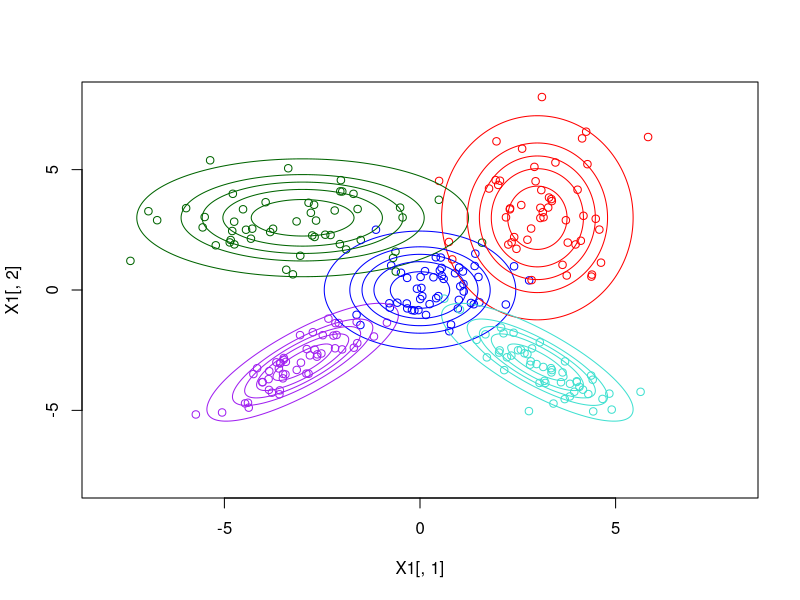

The R script that drew this image:
###
library(mvtnorm) # multivariate normal random number generation

mu1 <- c(0,0)
Sigma1 <- matrix(nr = 2, nc = 2, data = c(1, 0, 0, 1), byrow = TRUE)
Omega1 <- solve(Sigma1)

mu2 <- c(3,3)
Sigma2 <- matrix(nr = 2, nc = 2, data = c(1, 0, 0, 3), byrow = TRUE)
Sigma2r <- sqrt(Sigma2)
Omega2 <- solve(Sigma2)

mu3 <- c(-3,3)
Sigma3 <- matrix(nr = 2, nc = 2, data = c(3, 0, 0, 1), byrow = TRUE)
Omega3 <- solve(Sigma3)
Sigma3r <- sqrt(Sigma3)

mu4 <- c(-3,-3)
Sigma4 <- matrix(nr = 2, nc = 2, data = c(1, 0.8, 0.8, 1), byrow = TRUE)
Omega4 <- solve(Sigma4)
eig4 <- eigen(Sigma4)
Sigma4r <- eig4$vectors %*% diag(sqrt(eig4$values))

mu5 <-c(3,-3)
Sigma5 <- matrix(nr = 2, nc = 2, data = c(1, -0.8, -0.8, 1), byrow = TRUE)
Omega5 <- solve(Sigma5)
eig5 <- eigen(Sigma5)
Sigma5r <- eig5$vectors %*% diag(sqrt(eig5$values))

qf <- function(x, mu, Omega) sum((x-mu) * (Omega %*% (x - mu)))

lev <- qchisq(p = c(.95, .8, 2/3, 1/2, 1/4), df  = 2)

###

set.seed(18971)
n <- 50
X1 <- rmvnorm(50, mean = mu1, sigma = Sigma1)
X2 <- rmvnorm(50, mean = mu2, sigma = Sigma2)
X3 <- rmvnorm(50, mean = mu3, sigma = Sigma3)
X4 <- rmvnorm(50, mean = mu4, sigma = Sigma4)
X5 <- rmvnorm(50, mean = mu5, sigma = Sigma5)

#pdf("../fig/contours.pdf")
plot(X1[,1], X1[,2], col = "blue", xlim = c(-8,8), ylim = c(-8,8))
points(X2[,1], X2[,2], col = "red")
points(X3[,1], X3[,2], col = "darkgreen")
points(X4[,1], X4[,2], col = "purple")
points(X5[,1], X5[,2], col = "turquoise")

gr <- seq(from = 0, to = 2*pi, length = 200)
for(i in 1:length(lev)){
lines(sqrt(lev[i]) * cos(gr), sqrt(lev[i]) * sin(gr), col = "blue")

t2 <- cbind(cos(gr), sin(gr)) %*% Sigma2r
lines(sqrt(lev[i]) * t2[,1] + mu2[1], sqrt(lev[i]) * t2[,2]+mu2[2], col = "red")

t3 <- cbind(cos(gr), sin(gr)) %*% Sigma3r
lines(sqrt(lev[i]) * t3[,1] + mu3[1], sqrt(lev[i]) * t3[,2]+mu3[2], col = "darkgreen")

t4 <- cbind(cos(gr), sin(gr)) %*% t(Sigma4r)
lines(sqrt(lev[i]) * t4[,1] + mu4[1], sqrt(lev[i]) * t4[,2]+mu4[2], col = "purple")

t5 <- cbind(cos(gr), sin(gr)) %*% t(Sigma5r)
lines(sqrt(lev[i]) * t5[,1] + mu5[1], sqrt(lev[i]) * t5[,2]+mu5[2], col = "turquoise")
}
#dev.off()


